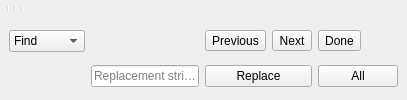
  <widget class="Dock" name="editorDock">
   <attribute name="dockWidgetArea">
    <number>1</number>
   </attribute>
   <widget class="QWidget" name="editorDockContents">
    <layout class="QVBoxLayout" name="verticalLayout">
     <property name="spacing">
      <number>0</number>
     </property>
     <property name="leftMargin">
      <number>0</number>
     </property>
     <property name="topMargin">
      <number>0</number>
     </property>
     <property name="rightMargin">
      <number>0</number>
     </property>
     <property name="bottomMargin">
      <number>0</number>
     </property>
     <item>
      <widget class="QToolBar" name="editortoolbar">
       <addaction name="fileActionNew"/>
       <addaction name="fileActionOpen"/>
       <addaction name="fileActionSave"/>
       <addaction name="separator"/>
       <addaction name="editActionUndo"/>
       <addaction name="editActionRedo"/>
       <addaction name="editActionUnindent"/>
       <addaction name="editActionIndent"/>
       <addaction name="separator"/>
       <addaction name="designActionPreview"/>
       <addaction name="designActionRender"/>
       <addaction name="separator"/>
       <addaction name="designAction3DPrint"/>
      </widget>
     </item>
     <item>
      <widget class="QFrame" name="find_panel">
       <property name="enabled">
        <bool>true</bool>
       </property>
       <property name="sizePolicy">
        <sizepolicy hsizetype="Preferred" vsizetype="Minimum">
         <horstretch>0</horstretch>
         <verstretch>0</verstretch>
        </sizepolicy>
       </property>
       <property name="frameShape">
        <enum>QFrame::Shape::NoFrame</enum>
       </property>
       <property name="frameShadow">
        <enum>QFrame::Shadow::Raised</enum>
       </property>
       <property name="lineWidth">
        <number>0</number>
       </property>
       <layout class="QGridLayout" name="gridLayout">
        <property name="topMargin">
         <number>0</number>
        </property>
        <property name="bottomMargin">
         <number>0</number>
        </property>
        <property name="verticalSpacing">
         <number>0</number>
        </property>
        <item row="0" column="0">
         <widget class="QComboBox" name="findTypeComboBox">
          <item>
           <property name="text">
            <string>Find</string>
           </property>
          </item>
          <item>
           <property name="text">
            <string>Replace</string>
           </property>
          </item>
         </widget>
        </item>
        <item row="0" column="1">
         <widget class="QWordSearchField" name="findInputField">
          <property name="placeholderText" stdset="0">
           <string>Search string</string>
          </property>
         </widget>
        </item>
        <item row="1" column="1">
         <widget class="QLineEdit" name="replaceInputField">
          <property name="placeholderText">
           <string>Replacement string</string>
          </property>
         </widget>
        </item>
        <item row="1" column="2" colspan="2">
         <widget class="QPushButton" name="replaceButton">
          <property name="text">
           <string>Replace</string>
          </property>
         </widget>
        </item>
        <item row="1" column="4">
         <widget class="QPushButton" name="replaceAllButton">
          <property name="text">
           <string>All</string>
          </property>
         </widget>
        </item>
        <item row="0" column="2">
         <widget class="QToolButton" name="findPrevButton">
          <property name="text">
           <string>Previous</string>
          </property>
         </widget>
        </item>
        <item row="0" column="3">
         <widget class="QToolButton" name="findNextButton">
          <property name="text">
           <string>Next</string>
          </property>
         </widget>
        </item>
        <item row="0" column="4">
         <widget class="QToolButton" name="findDoneButton">
          <property name="text">
           <string>Done</string>
          </property>
         </widget>
        </item>
       </layout>
      </widget>
     </item>
    </layout>
   </widget>
   <addaction name="editActionRedo_2"/>
  </widget>
